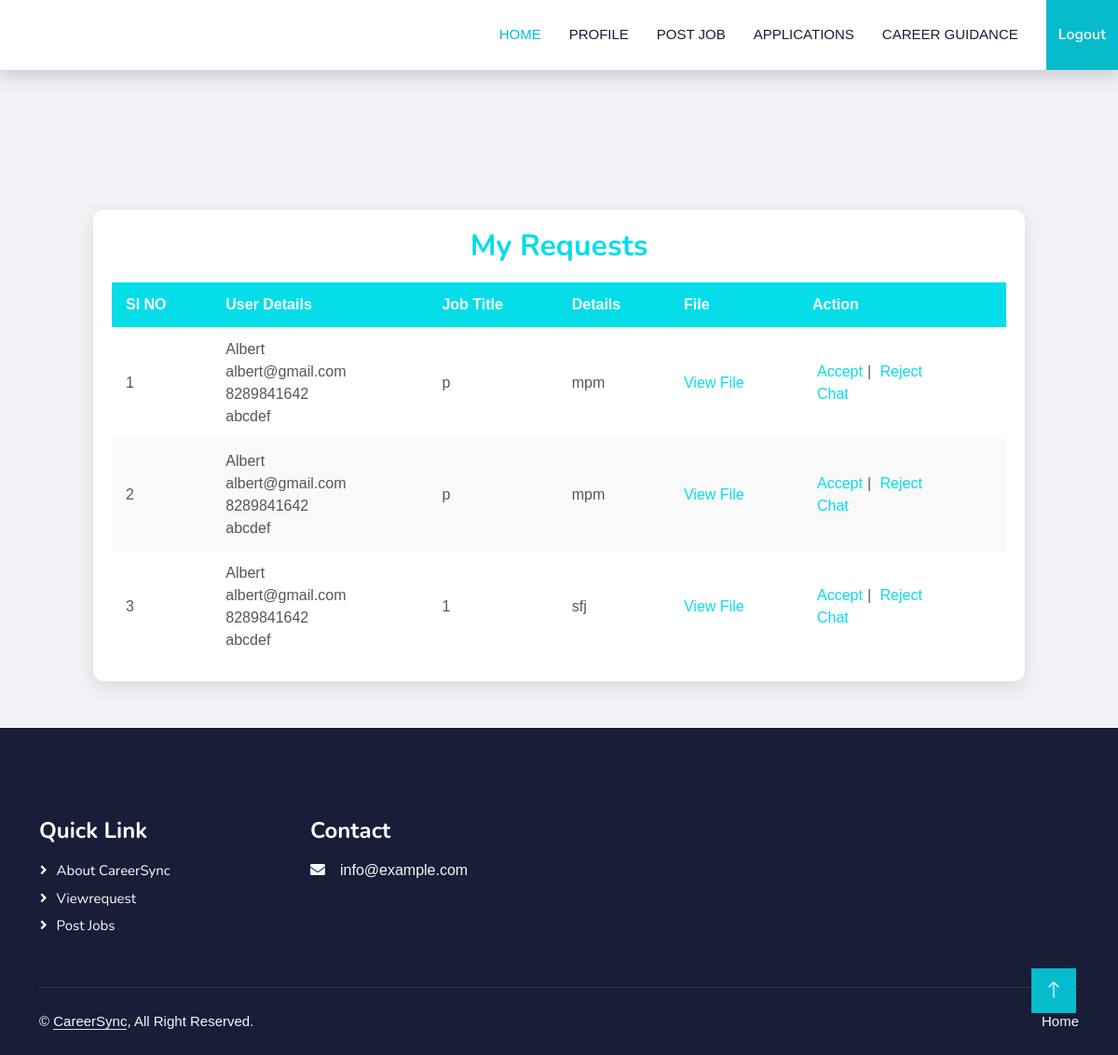
The page /Recruiter/Viewrequest/ (signed in) on the database as committed earlier.
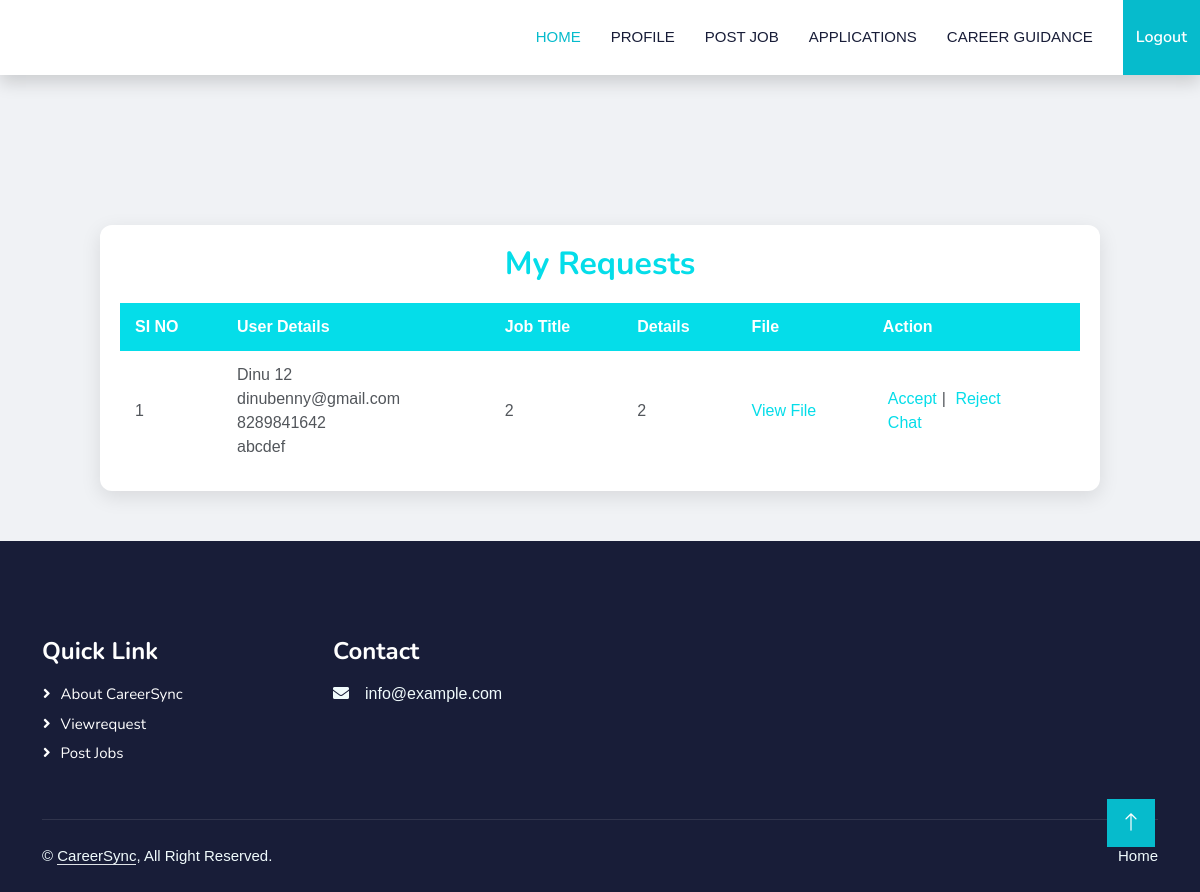
The same page on the database as committed later.
### User/models.py (models this page shows)
class tbl_apply(models.Model):
    apply_date=models.DateField(auto_now_add=True)
    apply_status=models.IntegerField(default=0)
    apply_file=models.FileField(upload_to="Assets/Userdocs/File/")
    user=models.ForeignKey(tbl_userreg,on_delete=models.CASCADE,null=True)
    job=models.ForeignKey(tbl_job,on_delete=models.CASCADE)

### Guest/models.py (models this page shows)
class tbl_userreg(models.Model):
    user_name=models.CharField(max_length=50)
    user_email=models.CharField(max_length=50)
    user_contact=models.CharField(max_length=50)
    user_address=models.CharField(max_length=50)
    user_password=models.CharField(max_length=50)
    user_photo=models.FileField(upload_to="Assets/UserDocs/")
    place=models.ForeignKey(tbl_place,on_delete=models.CASCADE)

### Recruiter/models.py (models this page shows)
class tbl_job(models.Model):
    job_title=models.CharField(max_length=50)
    job_details=models.CharField(max_length=50)
    job_lastdate=models.DateField()
    job_date=models.DateField(auto_now_add=True)
    job_experience=models.CharField(max_length=50)
    job_requirment=models.CharField(max_length=50)
    jobtype=models.ForeignKey(tbl_jobtype,on_delete=models.CASCADE)
    jobcategory=models.ForeignKey(tbl_jobcategory,on_delete=models.CASCADE)
    recruiter=models.ForeignKey(tbl_recruiter,on_delete=models.CASCADE)

### Recruiter/views.py (the view)
# urls.py: path('Viewrequest/',views.Viewrequest,name='Viewrequest'),
def Viewrequest(request):
    if "rid" not in request.session:
        return redirect("Guest:Login")
    else:
        apply=tbl_apply.objects.filter(job__recruiter=request.session['rid'])
        return render(request,'Recruiter/Viewrequest.html',{'apply':apply})

### Recruiter/Templates/Recruiter/Viewrequest.html (shortened to what this page needs)
{% extends 'Recruiter/Header.html' %}
{% block content %}
<!DOCTYPE html>
<html lang="en">
<head>
</head>
<body>
    <div class="request-card">
        <h2>My Requests</h2>
        <table>
            <thead>
                <tr>
                    <th>SI NO</th>
                    <th>User Details</th>
                    <th>Job Title</th>
                    <th>Details</th>
                    <th>File</th>
                    <th>Action</th>
                </tr>
            </thead>
            <tbody>
            {% for i in apply %}
                <tr>
                    <td>{{ forloop.counter }}</td>
                    <td>{{ i.user.user_name }} <br>
                        {{ i.user.user_email }} <br>
                        {{ i.user.user_contact }} <br>
                        {{ i.user.user_address }}
                    </td>
                    <td>{{ i.job.job_title }}</td>
                    <td>{{ i.job.job_details }}</td>
                    <td><a href="{{ i.apply_file.url }}" target="_blank">View File</a></td>
                    <td class="action-links">
                        <a href="{% url 'Recruiter:acceptu' i.id %}">Accept</a>|
                        <a href="{% url 'Recruiter:rejectu' i.id %}">Reject</a><br>
                        <a href="{% url 'Recruiter:chatpage' i.user.id %}">Chat</a>
                    </td>
                </tr>
            {% endfor %}
            </tbody>
        </table>
    </div>
</body>
</html>
{% endblock %}

Rows that differ between the two databases and show on the page:
removed tbl_apply: user.user_name "Albert", user.user_email "albert@gmail.com", user.user_contact "8289841642", user.user_address "abcdef", job.job_title "p", job.job_details "mpm"
removed tbl_apply: user.user_name "Albert", user.user_email "albert@gmail.com", user.user_contact "8289841642", user.user_address "abcdef", job.job_title "p", job.job_details "mpm"
removed tbl_apply: user.user_name "Albert", user.user_email "albert@gmail.com", user.user_contact "8289841642", user.user_address "abcdef", job.job_title "1", job.job_details "sfj"
added tbl_apply: user.user_name "Dinu 12", user.user_email "dinubenny@gmail.com", user.user_contact "8289841642", user.user_address "abcdef", job.job_title "2", job.job_details "2"
